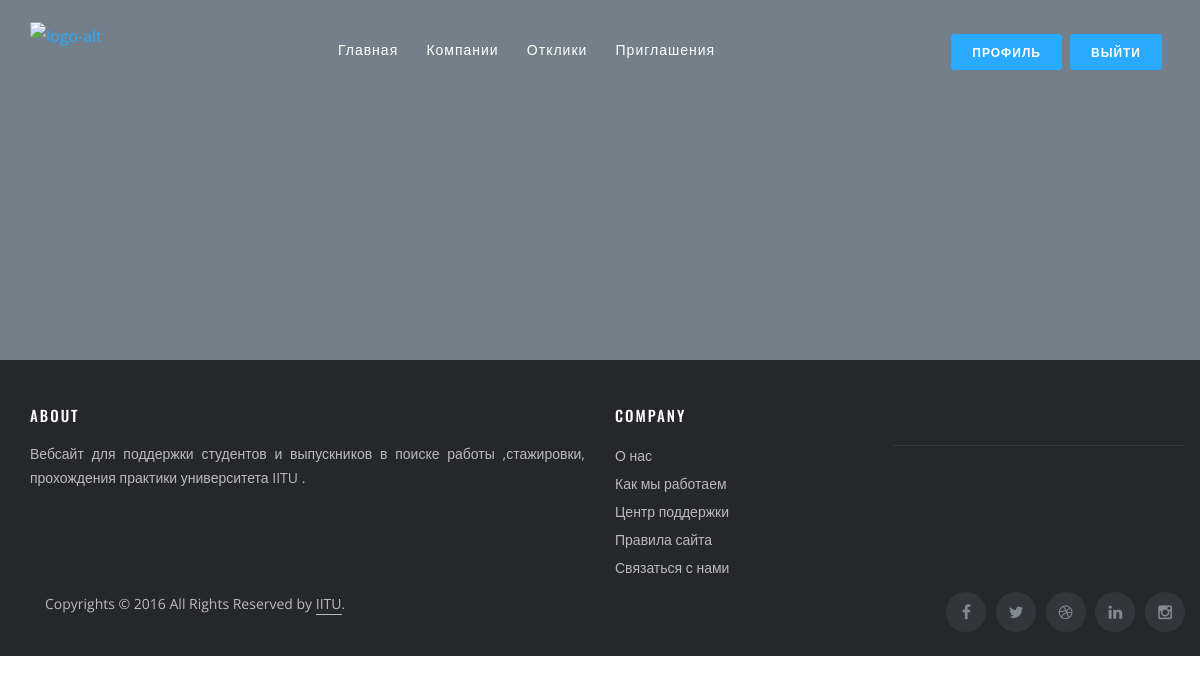
/students/private/vacancies_success (signed in), run on an earlier commit of the app's database.
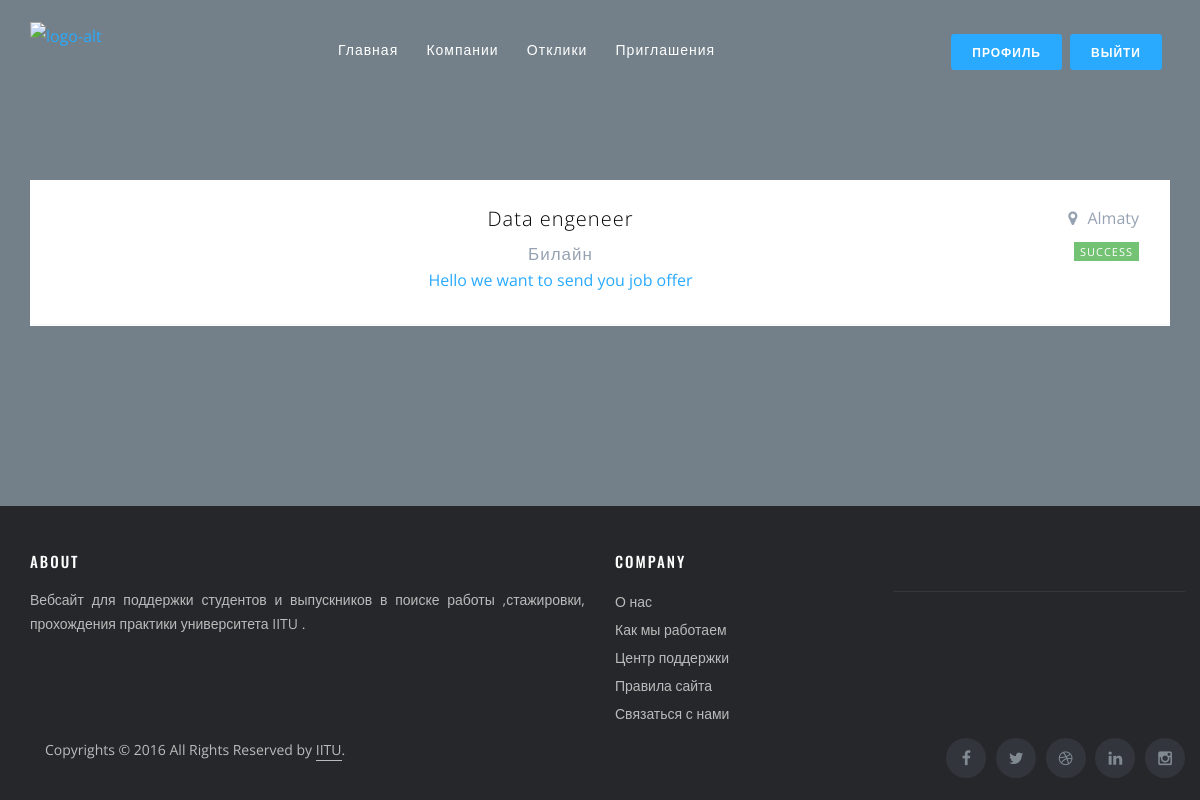
And on a later commit of the database.
### company/models.py (models this page shows, shortened)
class ChoiceVacancy(models.Model):
    student = models.ForeignKey(Student, on_delete=models.CASCADE)
    vacancy = models.ForeignKey(Vacancy, on_delete=models.CASCADE)
    success = models.BooleanField(default=False)
    message = models.TextField(null = True,blank=True)
    created_date = models.DateField(auto_now=True)

class Vacancy(models.Model):
    company = models.ForeignKey(Company, on_delete=models.CASCADE, related_name="company")
    name = models.CharField(max_length=255)
    speciality = models.ForeignKey(Speciality, on_delete=models.CASCADE, blank=True, null=True,
                                   related_name="speciality")
    elective = models.ForeignKey(Elective, on_delete=models.CASCADE, blank=True, null=True, related_name="elective")
    description = models.TextField(null=True, blank=True)
    city = models.CharField(max_length=255, null=True, blank=True)
    created_date = models.DateField(auto_now=True, null=True, blank=True)

class Company(models.Model):
    user = models.ForeignKey(User, on_delete=models.CASCADE)
    name = models.CharField(max_length=255)
    type = models.ForeignKey(CompanyType, on_delete=models.CASCADE, blank=True, null=True)
    description = models.TextField(null=True, blank=True)
    address = models.CharField(max_length=255)

### university/views.py (the view)
# urls.py: path("private/vacancies_success",views.vacancies_success,name="vacanciesSuccess")
def vacancies_success(request):
    vacancies = ChoiceVacancy.objects.filter(success=True,student__user=request.user)
    context = {
        "vacancies": vacancies
    }
    return render(request, "students/vacancies_success.html", context=context)

### university/templates/students/vacancies_success.html (shortened to what this page needs)
{%extends 'students/room_base.html'%}
{%load static%}
{%block content%}
 <div class="row item-blocks-connected">
     {%for i in vacancies%}
       <div class="col-xs-12">
              <a class="item-block" href="{%url 'vacancyDetail' pk=i.vacancy.pk %}">
                <header>
                  <div class="hgroup">
                    <h4>{{i.vacancy.name}}</h4>
                    <h5>{{i.vacancy.company.name}}</h5>
                      <p>{{i.message}}</p>
                  </div>
                  <div class="header-meta">
                    <span class="location">{{i.vacancy.city}}</span>
                      {%if i.success%}
                    <span class="label label-success">Success</span>
                      {%else%}
                        <span class="label label-warning">Wait</span>
                      {%endif%}
                  </div>
                </header>
              </a>
            </div>
     {%endfor%}
 </div>
{%endblock%}

What changed in the data, as far as the page shows it:
added ChoiceVacancy: vacancy.name "Data engeneer", vacancy.company.name "Билайн", message "Hello we want to send you job offer", vacancy.city "Almaty", success "SUCCESS"
